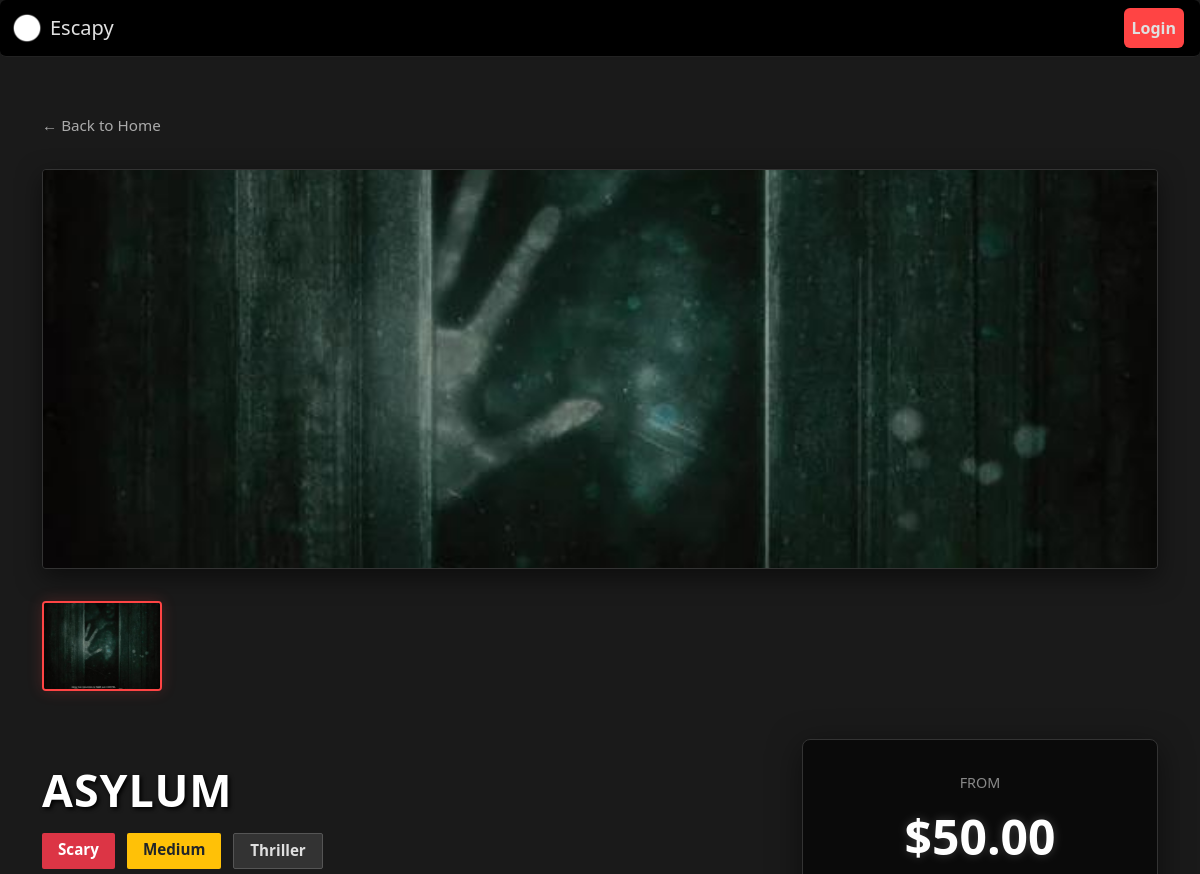
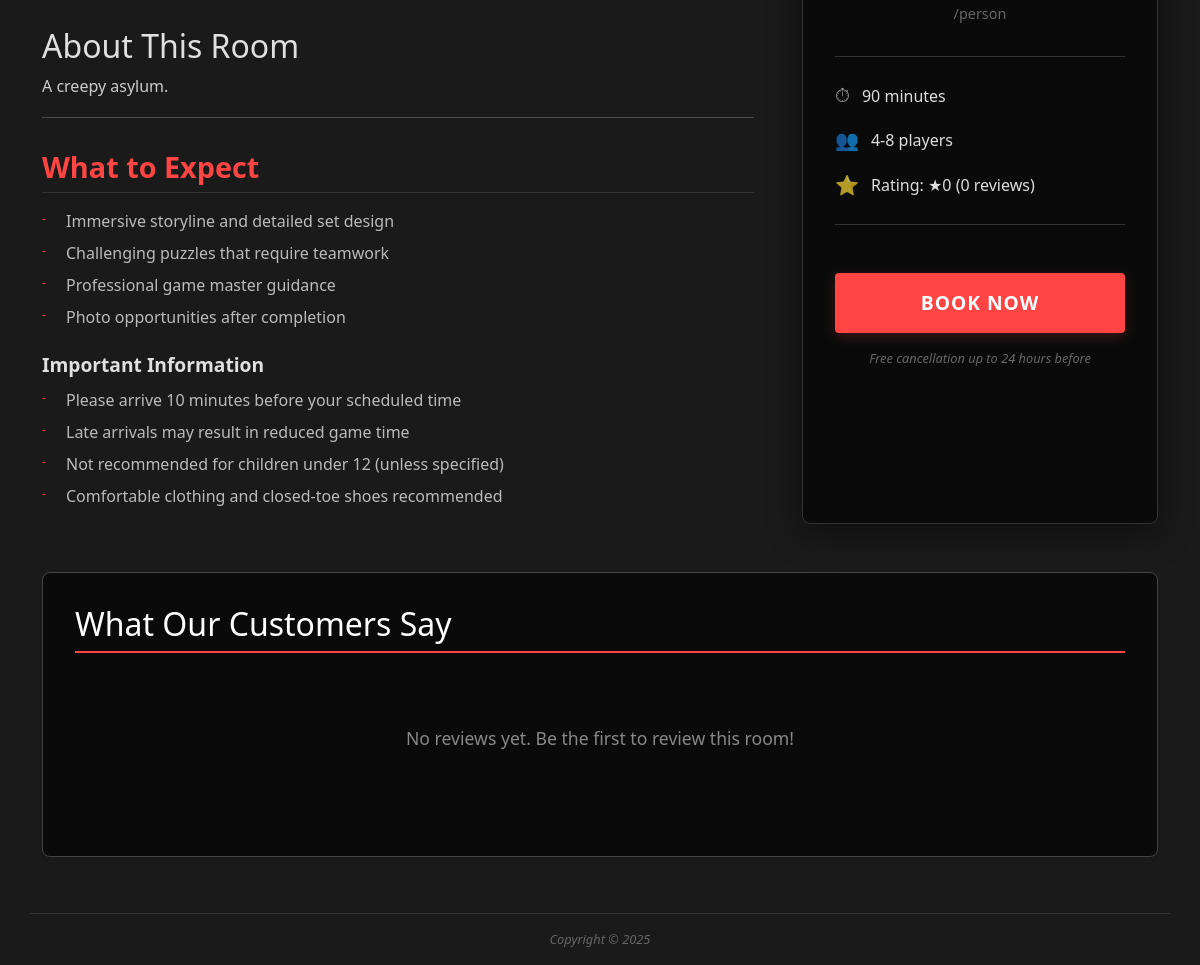
The page /room.php?name=Asylum on the database its author committed (2 pictures, top to bottom).
### tables this page shows
CREATE TABLE `Rooms` (
  `roomID` int unsigned NOT NULL AUTO_INCREMENT,
  `roomName` varchar(100) NOT NULL,
  `roomDescription` text NOT NULL,
  `roomMax` tinyint unsigned NOT NULL,
  `roomMin` tinyint unsigned NOT NULL,
  `roomDuration` tinyint unsigned NOT NULL,
  `roomDifficulty` enum('Easy','Medium','Hard','Very Hard') NOT NULL,
  `roomLocation` varchar(45) NOT NULL,
  `roomFearLevel` enum('Not Scary','Mildly Scary','Scary','Very Scary') NOT NULL,
  `roomExperienceType` enum('No Live Actor','Live Actor') NOT NULL,
  `roomGenre` enum('Horror','Thriller','Fantasy','Adventure','Mystery') NOT NULL,
  `roomPricePeak` decimal(10,2) NOT NULL,
  `roomPriceOffPeak` decimal(10,2) NOT NULL,
  `imagePath` varchar(255) NULL DEFAULT 'images/placeholder.png',
  PRIMARY KEY (`roomID`),
  UNIQUE KEY `roomID_UNIQUE` (`roomID`)
);

### src/inc/functions.php (called while the page is built, shortened)
<?php
function sanitize_input($data)
{
    $data = trim($data);
    $data = stripslashes($data);
    $data = htmlspecialchars($data);
    return $data;
}
function getBadgeColor($fearLevel)
{
    switch ($fearLevel) {
        case 'Scary':
            return 'bg-danger';
    }
}
function getDifficultyColor($roomDifficulty)
{
    switch ($roomDifficulty) {
        case 'Medium':
            return 'bg-warning text-dark';
    }
}

### src/inc/review_functions.php (called while the page is built, shortened)
<?php
function getRoomReviews($room_id) {
    require_once __DIR__ . "/functions.php";
    $conn = getDBconnection();
    $stmt = $conn->prepare("SELECT r.*, u.username, u.email
            FROM Reviews r
            JOIN Users u ON r.Users_userID = u.userID
            WHERE r.Rooms_roomID = ?
            ORDER BY r.created_at DESC");
    $stmt->bind_param("i", $room_id);
    $stmt->execute();
    $result = $stmt->get_result();
    $reviews = [];
    return $reviews;
}
?>

### src/room.php (the view, shortened to what this page needs)
<?php
include "inc/functions.php";
include "inc/review_functions.php";
$conn = getDBconnection();
$room = null;
if (isset($_GET['name'])) {
    $room_name = sanitize_input($_GET['name']);
    $stmt = $conn->prepare("SELECT * FROM Rooms WHERE roomName = ?");
    $stmt->bind_param("s", $room_name);
    $stmt->execute();
    $result = $stmt->get_result();
    if ($result->num_rows > 0) {
        $room = $result->fetch_assoc();
        $room_id = $room['roomID'];
        $rating_stmt = $conn->prepare("SELECT AVG(rating) as avg_rating, COUNT(*) as review_count FROM Reviews WHERE Rooms_roomID = ?");
        $rating_stmt->bind_param("i", $room_id);
        $rating_stmt->execute();
        $rating_result = $rating_stmt->get_result();
        $rating_data = $rating_result->fetch_assoc();
        $avg_rating = round($rating_data['avg_rating'] ?? 0, 1);
        $review_count = $rating_data['review_count'] ?? 0;
    }
} else {
    echo "No room specified.";
}
?>
<!DOCTYPE html>
<html lang="en">
<head>
    <?php include "inc/head.inc.php" ?>
    <link rel="stylesheet" href="css/rooms.css?v=<?php echo time(); ?>">
    <link rel="stylesheet" href="css/rating.css?v=<?php echo time(); ?>">
    <link rel="stylesheet" href="css/popup.css">
</head>
<body>
    <?php include "inc/nav.inc.php" ?>
    <main class="page-content" title="Rooms">
        <div class="container">
            <a href="index.php" class="back-link">← Back to Home</a>
            <?php if ($room): ?>
                <img src="<?php echo htmlspecialchars(str_replace(' ', '%20', $room['imagePath'] ?? '/images/placeholder.png')); ?>"
                    alt="<?php echo htmlspecialchars($room['roomName']) ?>" class="room-hero">
                <div class="thumbnail-gallery">
                    <img src="<?php echo htmlspecialchars(str_replace(' ', '%20', $room['imagePath'] ?? '/images/placeholder.png')); ?>" alt="Thumbnail 1" class="active" onclick="changeHeroImage(this.src)">
                </div>
                <div class="room-content">
                    <div class="room-details">
                        <h1 class="room-title"><?php echo htmlspecialchars($room['roomName']) ?></h1>
                        <div class="room-badges">
                            <span class="badge <?php echo getBadgeColor($room['roomFearLevel']); ?>"><?php echo htmlspecialchars($room['roomFearLevel']); ?></span>
                            <span class="badge <?php echo getDifficultyColor($room['roomDifficulty']); ?>"><?php echo htmlspecialchars($room['roomDifficulty']); ?></span>
                            <span class="badge bg-light text-dark"><?php echo htmlspecialchars($room['roomGenre']) ?></span>
                        </div>
                        <h2>About This Room</h2>
                        <p><?php echo htmlspecialchars($room['roomDescription']) ?></p>
                        <hr>
                        <h3>What to Expect</h3>
                        <ul>
                            <li>Immersive storyline and detailed set design</li>
                            <li>Challenging puzzles that require teamwork</li>
                            <li>Professional game master guidance</li>
                            <li>Photo opportunities after completion</li>
                        </ul>
                        <h4>Important Information</h4>
                        <ul>
                            <li>Please arrive 10 minutes before your scheduled time</li>
                            <li>Late arrivals may result in reduced game time</li>
                            <li>Not recommended for children under 12 (unless specified)</li>
                            <li>Comfortable clothing and closed-toe shoes recommended</li>
                        </ul>
                    </div>
                    <div class="pricing-card">
                        <div class="price-label">From</div>
                        <div class="price"> $<?php echo $room['roomPriceOffPeak'] ?></div>
                        <div style="color: #666; font-size: 0.9rem; margin-bottom: 1rem;">/person</div>
                        <ul class="price-details">
                            <li><?php echo $room['roomDuration'] ?> minutes </li>
                            <li><?php echo $room['roomMin'] . '-' . $room['roomMax']; ?> players</li>
                            <li>Rating: ★<?php echo $avg_rating; ?> (<?php echo $review_count; ?> reviews)</li>
                        </ul>
                        <button type="button" id="openPopup" name="openPopup" class="book-btn">Book Now</button>
                        <p class="cancellation-note">Free cancellation up to 24 hours before</p>
                    </div>
                </div>
                <div class="reviews-section">
                    <h2>What Our Customers Say</h2>
                    <?php
                    $reviews = getRoomReviews($room_id);
                    if (count($reviews) > 0):
                    ?>
                        <div class="reviews-summary">
                            <div aria-hidden="true">
                                <?php echo displayStarRating($avg_rating); ?>
                            </div>
                            <div class="reviews-summary-rating">
                                <?php echo $avg_rating; ?> out of 5
                            </div>
                            <div class="reviews-summary-count">
                                Based on <?php echo $review_count; ?> <?php echo $review_count == 1 ? 'review' : 'reviews'; ?>
                            </div>
                        </div>
                        <div class="reviews-list">
                            <?php foreach ($reviews as $review): ?>
                                <div class="review-item">
                                    <div class="review-header">
                                        <div>
                                            <div class="review-username">
                                                <?php echo htmlspecialchars($review['username']); ?>
                                            </div>
                                            <div class="review-stars">
                                                <?php echo displayStarRating($review['rating']); ?>
                                            </div>
                                        </div>
                                        <div class="review-date">
                                            <?php
                                            $date = new DateTime($review['created_at']);
                                            echo $date->format('M j, Y');
                                            ?>
                                        </div>
                                    </div>
                                    <?php if (!empty($review['comment'])): ?>
                                        <div class="review-comment">
                                            <?php echo nl2br(htmlspecialchars($review['comment'])); ?>
                                        </div>
                                    <?php endif; ?>
                                </div>
                            <?php endforeach; ?>
                        </div>
                    <?php else: ?>
                        <div class="reviews-empty">
                            <p>No reviews yet. Be the first to review this room!</p>
                        </div>
                    <?php endif; ?>
                </div>
        </div>
    <?php endif; ?>
    </main>
    <?php
    include "inc/footer.inc.php";
    ?>
</body>
</html>

### src/css/style.css (style rules this page uses)
body { background-color: #1a1a1a; color: #e0e0e0; font-family: 'Segoe UI', Tahoma, Geneva, Verdana, sans-serif; }
a { color: #ff4444; text-decoration: none; transition: color 0.3s ease; }
.badge { font-size: 0.8rem; border-radius: 2px; }
.badge.bg-light { background-color: #333 !important; color: #e0e0e0 !important; border: 1px solid #555; }

### src/css/rooms.css (style rules this page uses)
body { background-color: #1a1a1a; color: #e0e0e0; font-family: 'Segoe UI', Tahoma, Geneva, Verdana, sans-serif; }
.page-content { padding: 3.5rem 0; }
.back-link { display: inline-flex; align-items: center; gap: 0.5rem; color: #aaa; text-decoration: none; margin-bottom: 2rem; font-size: 0.95rem; transition: color 0.3s ease; }
.room-hero { width: 100%; height: 400px; object-fit: cover; border-radius: 4px; margin-bottom: 2rem; box-shadow: 0 8px 24px rgba(0, 0, 0, 0.5); border: 1px solid #333; }
.thumbnail-gallery { display: flex; gap: 1rem; margin-bottom: 3rem; }
.thumbnail-gallery img { width: 120px; height: 90px; object-fit: cover; border-radius: 4px; border: 2px solid #333; cursor: pointer; transition: all 0.3s ease; opacity: 0.6; }
.thumbnail-gallery img:hover, .thumbnail-gallery img.active { border-color: #ff4444; opacity: 1; box-shadow: 0 0 15px rgba(255, 68, 68, 0.2); }
.room-content { max-width: 1200px; margin: 0 auto; padding: 0; display: grid; grid-template-columns: 2fr 1fr; gap: 3rem; }
.room-title { font-size: 2.8rem; font-weight: 700; margin: 1.5rem 0 1rem 0; color: #fff; text-transform: uppercase; letter-spacing: 1px; text-shadow: 2px 2px 4px #000; }
.room-badges { display: flex; gap: 0.75rem; margin-bottom: 2rem; flex-wrap: wrap; }
.room-badges .badge { font-size: 0.95rem; padding: 0.6rem 1rem; border-radius: 2px; }
.room-details h3 { font-size: 1.8rem; font-weight: 600; margin-top: 2rem; margin-bottom: 1rem; color: #ff4444; border-bottom: 1px solid #333; padding-bottom: 0.5rem; }
.room-details h4 { font-size: 1.2rem; font-weight: 600; margin-top: 1.5rem; margin-bottom: 0.75rem; color: #e0e0e0; }
.room-details p { color: #ccc; line-height: 1.7; margin-bottom: 1rem; }
.room-details ul { list-style: none; padding-left: 0; }
.room-details li { color: #bbb; margin-bottom: 0.5rem; padding-left: 1.5rem; position: relative; }
.room-details li::before { content: "-"; position: absolute; left: 0; font-size: 0.8rem; color: #ff4444; }
.pricing-card { background: rgba(0, 0, 0, 0.6); border: 1px solid #333; border-radius: 8px; padding: 2rem; text-align: center; backdrop-filter: blur(10px); box-shadow: 0 8px 32px rgba(0, 0, 0, 0.5); }
.price-label { color: #888; font-size: 0.9rem; text-transform: uppercase; margin-bottom: 0.5rem; }
.price { font-size: 3rem; font-weight: bold; color: #fff; margin-bottom: 0.2rem; text-shadow: 0 0 10px rgba(255, 255, 255, 0.2); }
.price-details { list-style: none; padding: 0; margin: 2rem 0; text-align: left; border-top: 1px solid #333; border-bottom: 1px solid #333; padding: 1rem 0; }
.price-details li { padding: 0.5rem 0; color: #ddd; display: flex; align-items: center; gap: 0.75rem; }
.price-details li::before { content: "⏱"; font-size: 1.2rem; opacity: 0.7; }
.price-details li:nth-child(2)::before { content: "👥"; }
.price-details li:nth-child(3)::before { content: "⭐"; }
.cancellation-note { font-size: 0.8rem; color: #666; margin-top: 1rem; font-style: italic; }
.book-btn { background: #ff4444; color: #fff; border: none; padding: 1rem 2rem; font-size: 1.2rem; border-radius: 4px; width: 100%; cursor: pointer; font-weight: 700; text-transform: uppercase; letter-spacing: 1px; transition: all 0.3s ease; margin-top: 1rem; box-shadow: 0 4px 12px rgba(255, 68, 68, 0.2); }

### src/css/rating.css (style rules this page uses)
.reviews-section { background: rgba(0, 0, 0, 0.6); border: 1px solid #444; border-radius: 8px; padding: 2rem; margin-top: 3rem; grid-column: 1 / -1; }
.reviews-section h2 { color: #fff; font-size: 2rem; margin-bottom: 1.5rem; border-bottom: 2px solid #ff4444; padding-bottom: 0.5rem; }
.reviews-empty { text-align: center; padding: 3rem 2rem; color: #888; }
.reviews-empty p { margin-bottom: 1.5rem; font-size: 1.1rem; }

### rows shown on the page
rooms: imagePath (picture), roomName "ASYLUM", roomFearLevel "Scary", roomDifficulty "Medium", roomGenre "Thriller", roomDescription "A creepy asylum.", roomPriceOffPeak "50.00", roomDuration "90", roomMin "4", roomMax "8"

### other values the page prints
$avg_rating "0"
$review_count "0"
